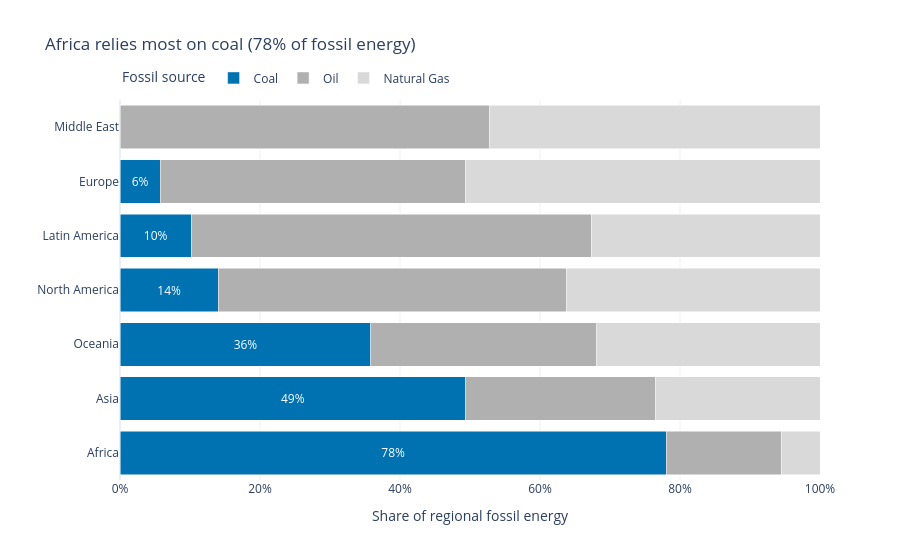

Notebook source saved alongside this figure:
### Markdown cell above
## Task 3 — 100% stacked bar: which region relies most on coal?

**What to build:** A horizontal 100% stacked bar chart showing, for each **Region**, how its fossil energy splits between Coal, Oil and Natural Gas. This is the **same data as your Task 1 treemap**, visualised a second way.

**Requirements:**
- Reuse `df_fossil` from Task 1; aggregate TWh by `Region` × `Source` and convert to **shares of each region's fossil total**
- Horizontal bars, regions **sorted by coal share** (highest at the top)
- Coal is the segment on the baseline (first in `category_orders`) and the **only coloured segment** — keep it the same colour as in Task 1; Oil and Natural Gas in two greys
- Percentage labels on the coal segments only
- Insight title naming the most coal-dependent region and its coal share

> 💡 `df.groupby('Region')['TWh'].transform('sum')` gives each row its region total

### Code cell
# Task 3
mix = df_fossil.groupby(['Region', 'Source'], as_index=False)['TWh'].sum()
mix['Share'] = mix['TWh'] / mix.groupby('Region')['TWh'].transform('sum')

coal_share = mix.loc[mix['Source'].eq('Coal')].set_index('Region')['Share']
region_order = coal_share.sort_values().index.tolist()
leader = coal_share.idxmax()

mix['Label'] = mix['Share'].map(lambda value: f'{value:.0%}').where(
    mix['Source'].eq('Coal'), ''
)

fig3 = px.bar(
    mix,
    x='Share',
    y='Region',
    color='Source',
    text='Label',
    orientation='h',
    barmode='stack',
    color_discrete_map={
        'Coal': '#0072B2',
        'Oil': '#B0B0B0',
        'Natural Gas': '#D9D9D9',
    },
    category_orders={
        'Source': ['Coal', 'Oil', 'Natural Gas'],
        'Region': region_order,
    },
    title=f'{leader} relies most on coal ({coal_share[leader]:.0%} of fossil energy)',
    labels={'Share': 'Share of regional fossil energy', 'Source': 'Fossil source'},
    template='plotly_white',
)
fig3.update_traces(textposition='inside', insidetextanchor='middle')
fig3.update_layout(
    xaxis={'tickformat': '.0%', 'range': [0, 1]},
    yaxis={'title': ''},
    legend={'orientation': 'h', 'yanchor': 'bottom', 'y': 1.02, 'x': 0},
)
fig3.show()

### Figure 1 — Plotly figure (JSON) as saved in the notebook; plotly's stock layout.template omitted (floating-point values rounded to 4 significant figures)
{"data": [{"hovertemplate": "Fossil source=Coal<br>Share of regional fossil energy=%{x}<br>Region=%{y}<br>Label=%{text}<extra></extra>", "insidetextanchor": "middle", "legendgroup": "Coal", "marker": {"color": "#0072B2", "pattern": {"shape": ""}}, "name": "Coal", "orientation": "h", "showlegend": true, "text": ["78%", "49%", "6%", "10%", "14%", "36%"], "textposition": "inside", "type": "bar", "x": [0.7804, 0.4937, 0.05765, 0.1019, 0.1406, 0.3585], "xaxis": "x", "y": ["Africa", "Asia", "Europe", "Latin America", "North America", "Oceania"], "yaxis": "y"}, {"hovertemplate": "Fossil source=Oil<br>Share of regional fossil energy=%{x}<br>Region=%{y}<br>Label=%{text}<extra></extra>", "insidetextanchor": "middle", "legendgroup": "Oil", "marker": {"color": "#B0B0B0", "pattern": {"shape": ""}}, "name": "Oil", "orientation": "h", "showlegend": true, "text": ["", "", "", "", "", "", ""], "textposition": "inside", "type": "bar", "x": [0.1648, 0.2711, 0.4364, 0.5718, 0.5271, 0.4973, 0.3223], "xaxis": "x", "y": ["Africa", "Asia", "Europe", "Latin America", "Middle East", "North America", "Oceania"], "yaxis": "y"}, {"hovertemplate": "Fossil source=Natural Gas<br>Share of regional fossil energy=%{x}<br>Region=%{y}<br>Label=%{text}<extra></extra>", "insidetextanchor": "middle", "legendgroup": "Natural Gas", "marker": {"color": "#D9D9D9", "pattern": {"shape": ""}}, "name": "Natural Gas", "orientation": "h", "showlegend": true, "text": ["", "", "", "", "", "", ""], "textposition": "inside", "type": "bar", "x": [0.05476, 0.2352, 0.5059, 0.3264, 0.4729, 0.3621, 0.3192], "xaxis": "x", "y": ["Africa", "Asia", "Europe", "Latin America", "Middle East", "North America", "Oceania"], "yaxis": "y"}], "layout": {"barmode": "stack", "legend": {"orientation": "h", "title": {"text": "Fossil source"}, "tracegroupgap": 0, "x": 0, "y": 1.02, "yanchor": "bottom"}, "title": {"text": "Africa relies most on coal (78% of fossil energy)"}, "xaxis": {"anchor": "y", "domain": [0, 1], "range": [0, 1], "tickformat": ".0%", "title": {"text": "Share of regional fossil energy"}}, "yaxis": {"anchor": "x", "categoryarray": ["Africa", "Asia", "Oceania", "North America", "Latin America", "Europe"], "categoryorder": "array", "domain": [0, 1], "title": {"text": ""}}}}
